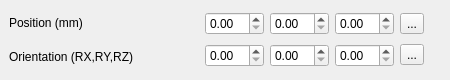
<?xml version="1.0" encoding="UTF-8"?>
<ui version="4.0">
 <class>Form</class>
 <widget class="QWidget" name="Form">
  <property name="geometry">
   <rect>
    <x>0</x>
    <y>0</y>
    <width>450</width>
    <height>80</height>
   </rect>
  </property>
  <property name="windowTitle">
   <string>Form</string>
  </property>
  <widget class="QWidget" name="horizontalLayoutWidget">
   <property name="geometry">
    <rect>
     <x>9</x>
     <y>9</y>
     <width>415</width>
     <height>62</height>
    </rect>
   </property>
   <layout class="QHBoxLayout" name="mainLayout">
    <item>
     <layout class="QVBoxLayout" name="verticalLayout_2">
      <item>
       <widget class="QLabel" name="label">
        <property name="text">
         <string>Position (mm)</string>
        </property>
       </widget>
      </item>
      <item>
       <widget class="QLabel" name="label_3">
        <property name="text">
         <string>Orientation (RX,RY,RZ)</string>
        </property>
       </widget>
      </item>
     </layout>
    </item>
    <item>
     <layout class="QVBoxLayout" name="verticalLayout">
      <item>
       <layout class="QHBoxLayout" name="horizontalLayout_5">
        <item>
         <widget class="QDoubleSpinBox" name="X"/>
        </item>
        <item>
         <widget class="QDoubleSpinBox" name="Y"/>
        </item>
        <item>
         <widget class="QDoubleSpinBox" name="Z"/>
        </item>
       </layout>
      </item>
      <item>
       <layout class="QHBoxLayout" name="horizontalLayout_3">
        <item>
         <widget class="QDoubleSpinBox" name="RX"/>
        </item>
        <item>
         <widget class="QDoubleSpinBox" name="RY"/>
        </item>
        <item>
         <widget class="QDoubleSpinBox" name="RZ"/>
        </item>
       </layout>
      </item>
     </layout>
    </item>
    <item>
     <layout class="QVBoxLayout" name="verticalLayout_3">
      <item>
       <widget class="QToolButton" name="posCap">
        <property name="text">
         <string>...</string>
        </property>
       </widget>
      </item>
      <item>
       <widget class="QToolButton" name="orienCap">
        <property name="text">
         <string>...</string>
        </property>
       </widget>
      </item>
     </layout>
    </item>
   </layout>
  </widget>
 </widget>
 <resources/>
 <connections/>
</ui>
